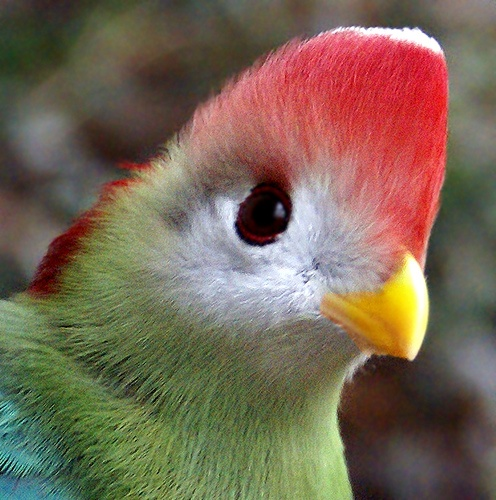
#> input picture Opencv/img/000064.jpg, 496 x 500 px
$ jupyter execute test.ipynb
#> lines starting #> are read from the running program, lines starting #| are printed output that depends on the picture
[cell 1]
import cv2
import numpy as np

[cell 2]
img = cv2.imread("./img/000064.jpg")
#> img is the input picture: shape (500, 496, 3); mean B, G, R 84.7, 102.8, 119.6
cv2.imshow("img",img)
cv2.waitKey(0)

[cell 3]
img.shape
#> Out = (500, 496, 3)

[cell 4]
path = "./img/000064.jpg"
img = cv2.imread(path,cv2.IMREAD_GRAYSCALE)
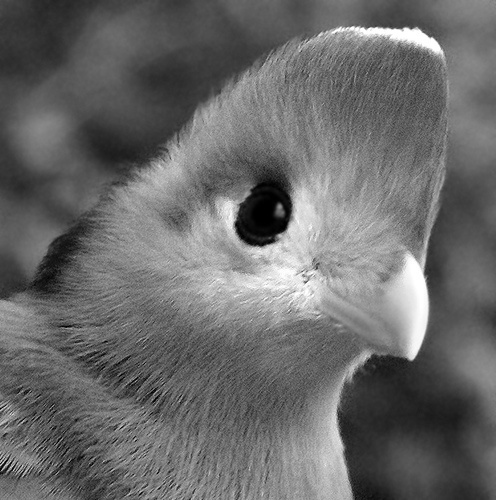
#> img: shape (500, 496); min 0, max 255, mean 105.8
cv2.imshow("img",img)
cv2.waitKey(0)
img.shape#(500, 496)
#> Out = (500, 496)

[cell 5]
cv2.imwrite('cat.jpg',img)
#> Out = True
